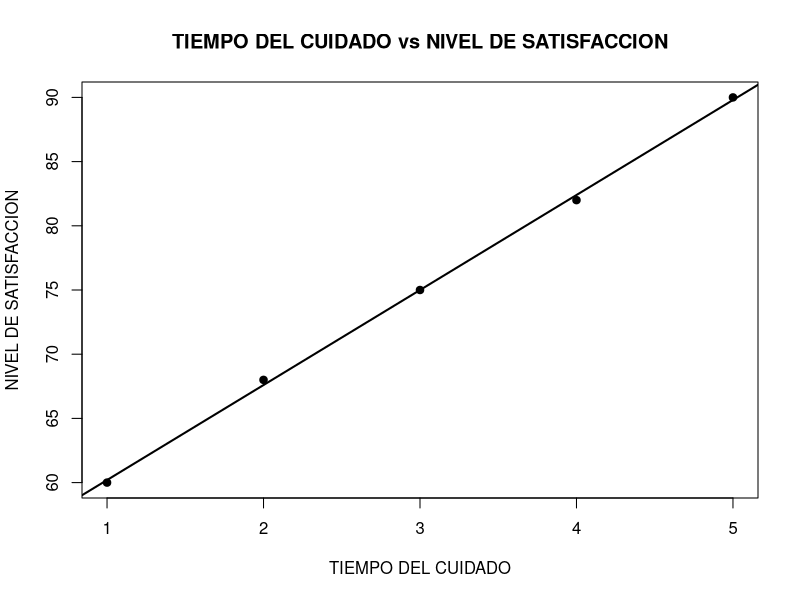

Recreate this plot in R.
## ---- chunk 1
#DATOS
x<-c(1,2,3,4,5)
y<-c(60,68,75,82,90)
## ---- chunk 2
#COEFICIENTE DE CORRELACIÓN DE PEARSSON
cor(x,y)
## ---- chunk 3
#OBTENIENDO COEFICIENTES DE LA REGRESIÓN
#MODELO
modelo<-lm(y~x)
coef(modelo)
## ---- chunk 4
#HAY UNA CORRELACION MUY FUERTE EN EL TIEMPO DEL CUIDADO Y EL NIVEL DE SATISFACION 
#SATISFACCION DEL TIEMPO DE CUIDADO DE 6 HORAS 

predict(modelo,data.frame(x=6))
## ---- chunk 5
#gráfico

plot(x,y,main = "TIEMPO DEL CUIDADO vs NIVEL DE SATISFACCION",
     xlab = "TIEMPO DEL CUIDADO",
     ylab = "NIVEL DE SATISFACCION",pch=19)
abline(modelo,lwd=2)
